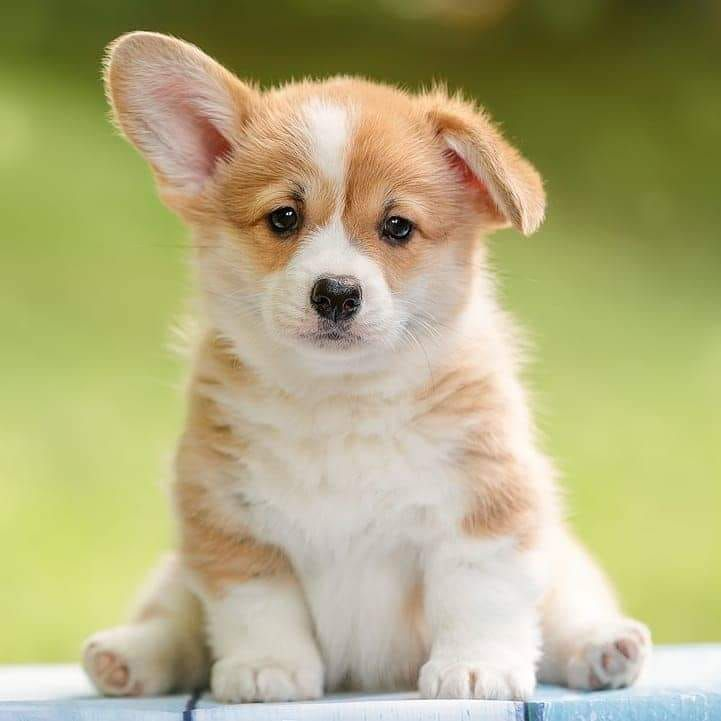
#> input picture Щеночек.jpg, 721 x 721 px
$ python main.py
#> lines starting #> are read from the running program, lines starting #| are printed output that depends on the picture
from PIL import Image, ImageEnhance

img = Image.open('Щеночек.jpg')
#> img is the input picture: PIL image 721x721 RGB; mean R, G, B 176.9, 171.9, 125.2

# Выводим информацию об изображении
print("Размер:", img.size)
#| Размер: (721, 721)
print("Формат:", img.format)
#| Формат: JPEG
print("Режим цвета:", img.mode)
#| Режим цвета: RGB

# Изменяем контрастность (аналогично яркости)
contrast_enhancer = ImageEnhance.Contrast(img)
negative_image = contrast_enhancer.enhance(-1)
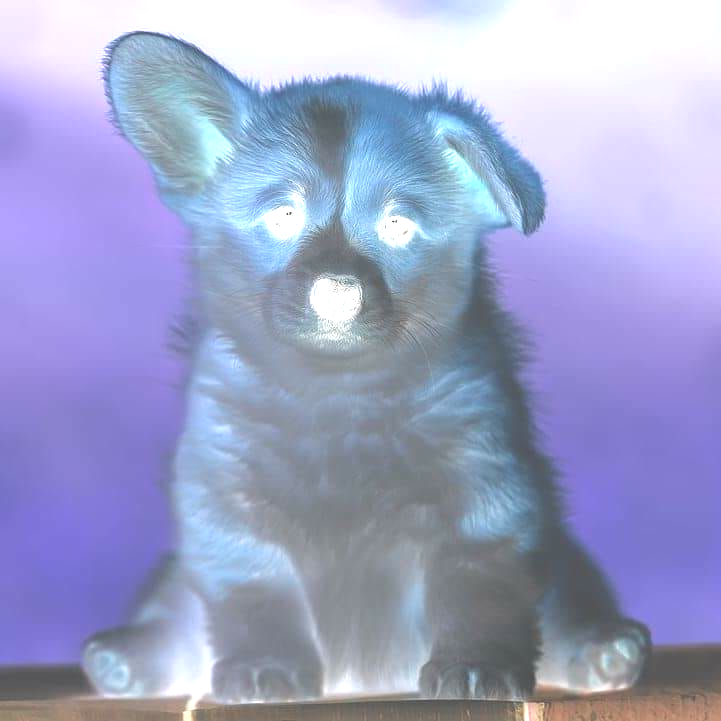
#> negative_image: PIL image 721x721 RGB; mean R, G, B 158.5, 163.4, 201.4

# Сохраняем изображение
negative_image.save('negative.jpg')
